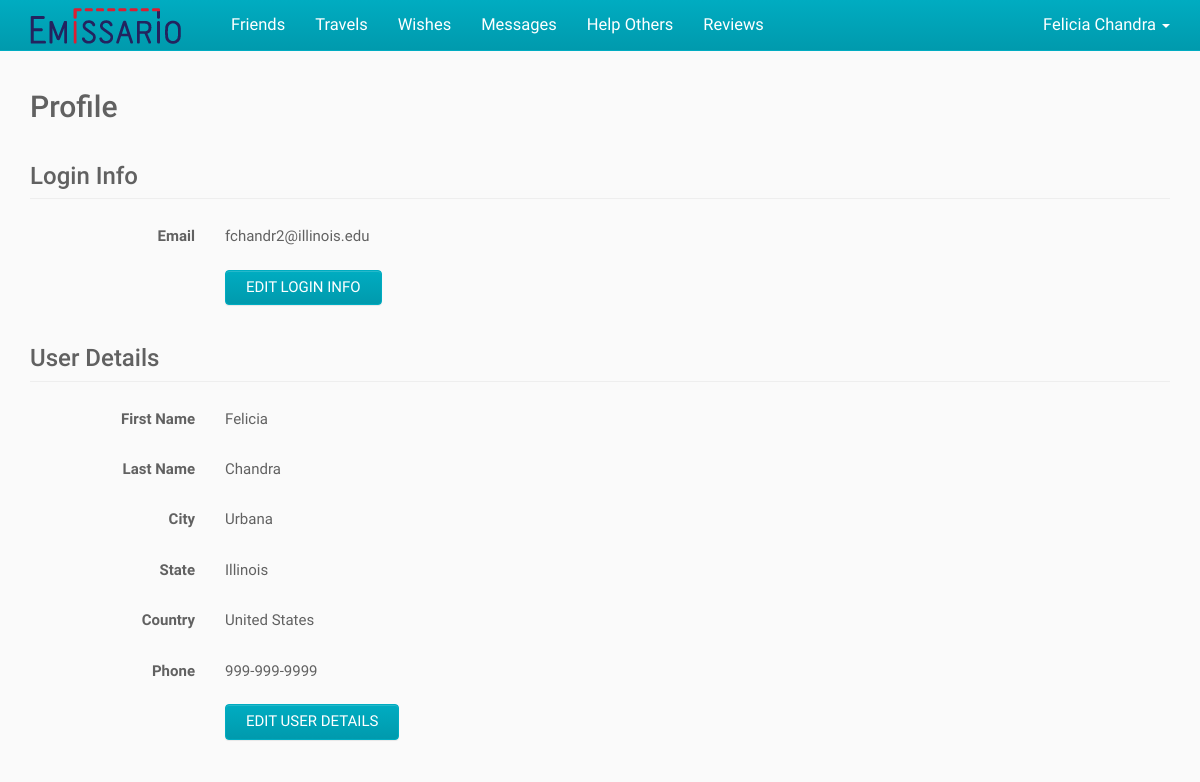
Page /index.php/user (signed in) on the committed database.
### tables this page shows
CREATE TABLE IF NOT EXISTS User (
	ID BIGINT NOT NULL AUTO_INCREMENT,
    First_Name VARCHAR(100) NOT NULL,
    Last_Name VARCHAR(100) NULL,
    Email VARCHAR(100) NOT NULL UNIQUE,
    `Password` CHAR(255) NOT NULL,
    City VARCHAR(100) NULL,
    State VARCHAR(100) NULL,
    Country VARCHAR(2) NULL,
    Phone VARCHAR(100) NULL,
    Created_On DATETIME NULL,
    Modified_On DATETIME NULL,
    PRIMARY KEY (ID)
);

CREATE TABLE IF NOT EXISTS State (
	Country_Code VARCHAR(2) NOT NULL,
	State_Code VARCHAR(100) NOT NULL,
    State_Name VARCHAR(100) NOT NULL,
    Created_On DATETIME NULL,
    Modified_On DATETIME NULL,
    PRIMARY KEY (Country_Code, State_Code),
    FOREIGN KEY (Country_Code) REFERENCES Country (Country_Code)
);

CREATE TABLE IF NOT EXISTS Country (
	Country_Code VARCHAR(2) NOT NULL,
    Country_Name VARCHAR(100) NOT NULL,
    Created_On DATETIME NULL,
    Modified_On DATETIME NULL,
    PRIMARY KEY (Country_Code)
);

### application/controllers/user.php (called while the page is built, shortened)
<?php
class User
{
	public function index()
	{
		$userID = $GLOBALS["beans"]->siteHelper->getSession("userID");
		$user = $GLOBALS["beans"]->userService->getUser($userID);
		require APP . 'views/_templates/header.php';
		require APP . 'views/user/index.php';
		require APP . 'views/_templates/footer.php';
	}
}

### index.php (called while the page is built, shortened)
<?php
$app = new Application();

### application/core/service.php (called while the page is built)
<?php
class Service
{
	function __construct($model)
	{
		$this->model = $model;
	}
}

### application/core/model.php (called while the page is built)
<?php
class Model
{
	function __construct($db)
	{
		$this->db = $db;
	}
}

### application/models/userModel.php (called while the page is built, shortened)
<?php
class UserModel extends Model
{
	public function getUser($userID)
	{
		$sql = "SELECT User.*, Country.Country_Name, State.State_Name
				FROM User
				LEFT JOIN Country ON Country.Country_Code = User.Country
				LEFT JOIN State ON State.State_Code = User.State
				WHERE User.ID = :user_id";
		$parameters = array(":user_id" => $userID);
		return $GLOBALS["beans"]->queryHelper->getSingleRowObject($this->db, $sql, $parameters);
	}
}

### application/helpers/queryHelper.php (called while the page is built, shortened)
<?php
class QueryHelper
{
	public function getSingleRowObject($db, $sql, $parameters) {
		$query = $db->prepare($sql);
		$query->execute($parameters);
		$result = $query->fetch();
		return $result;
	}
}

### application/services/userService.php (called while the page is built, shortened)
<?php
class UserService extends Service
{
	public function getUser($userID)
	{
		return $this->model->getUser($userID);
	}
}

### application/views/user/index.php (the view, shortened to what this page needs)
<div class="container">
	<h2>Profile</h2>
	<div class="section form-horizontal">
		<h3 class="page-header">Login Info</h3>
		<div class="form-group">
			<label class="col-sm-2 control-label">Email</label>
			<div class="col-sm-10">
				<p class="form-control-static"><?php echo $user->Email ?></p>
			</div>
		</div>
		<div class="form-group">
			<div class="col-sm-offset-2 col-sm-10">
				<button type="button" id="editLogin" class="btn btn-default">Edit Login Info</button>
			</div>
		</div>
	</div>
	<div class="section form-horizontal">
		<h3 class="page-header">User Details</h3>
		<div class="form-group">
			<label class="col-sm-2 control-label">First Name</label>
			<div class="col-sm-10">
				<p class="form-control-static"><?php echo $user->First_Name ?></p>
			</div>
		</div>
		<div class="form-group">
			<label class="col-sm-2 control-label">Last Name</label>
			<div class="col-sm-10">
				<p class="form-control-static"><?php echo $user->Last_Name ?></p>
			</div>
		</div>
		<div class="form-group">
			<label class="col-sm-2 control-label">City</label>
			<div class="col-sm-10">
				<p class="form-control-static"><?php echo $user->City ?></p>
			</div>
		</div>
		<div class="form-group">
			<label class="col-sm-2 control-label">State</label>
			<div class="col-sm-10">
				<p class="form-control-static"><?php echo $user->State_Name ?></p>
			</div>
		</div>
		<div class="form-group">
			<label class="col-sm-2 control-label">Country</label>
			<div class="col-sm-10">
				<p class="form-control-static"><?php echo $user->Country_Name ?></p>
			</div>
		</div>
		<div class="form-group">
			<label class="col-sm-2 control-label">Phone</label>
			<div class="col-sm-10">
				<p class="form-control-static"><?php echo $user->Phone ?></p>
			</div>
		</div>
		<div class="form-group">
			<div class="col-sm-offset-2 col-sm-10">
				<button type="button" id="editProfile" class="btn btn-default">Edit User Details</button>
			</div>
		</div>
	</div>
</div>

### application/views/_templates/header.php (shortened to what this page needs)
<?php
$activeView = "";
if (array_key_exists("PATH_INFO", $_SERVER)) {
	$pathInfoArray = explode("/", $_SERVER["PATH_INFO"]);
	$activeView = $pathInfoArray[1];
}
if (!isset($displayNavbar)) {
	$displayNavbar = true;
}
?><!DOCTYPE html>
<html lang="en">
<head>
	<link href="<?php echo URL; ?>public/css/bootstrap.css" rel="stylesheet">
	<link href="<?php echo URL; ?>public/css/bootstrap-theme.css" rel="stylesheet">
	<link href="<?php echo URL; ?>public/css/bootstrap-datepicker3.css" rel="stylesheet">
</head>
<body>
<?php if ($displayNavbar) { ?>
	<nav class="navbar navbar-inverse navbar-fixed-top">
		<div class="container">
			<div class="navbar-header">
				<a class="navbar-brand" href="<?php echo URL_WITH_INDEX_FILE; ?>">
					<img alt="Emissario" src="<?php echo URL; ?>public/img/logo.png" />
				</a>
			</div>
			<?php if (is_numeric($userID)) { ?>
				<div id="navbar" class="navbar-collapse collapse">
					<ul class="nav navbar-nav navbar-left">
						<?php echo $GLOBALS["beans"]->siteHelper->getNavigationHTML($activeView); ?>
					</ul>
					<ul class="nav navbar-nav navbar-right">
						<li class="dropdown">
							<a class="dropdown-toggle" href="#!" aria-expanded="false" aria-haspopup="true" role="button" data-toggle="dropdown">
								<?php echo $user->First_Name . " " . $user->Last_Name ?>
								<span class="caret"></span>
							</a>
						</li>
					</ul>
				</div>
			<?php } ?>
		</div>
	</nav>
<?php } ?>

### rows in the picture
user: First_Name "Felicia", Last_Name "Chandra", Email "fchandr2@illinois.edu", City "Urbana", state.State_Name "Illinois", country.Country_Name "United States", Phone "999-999-9999"

### other values in the picture
$viewTitle "Friends"
$viewTitle "Travels"
$viewTitle "Wishes"
$viewTitle "Messages"
$viewTitle "Help Others"
$viewTitle "Reviews"
